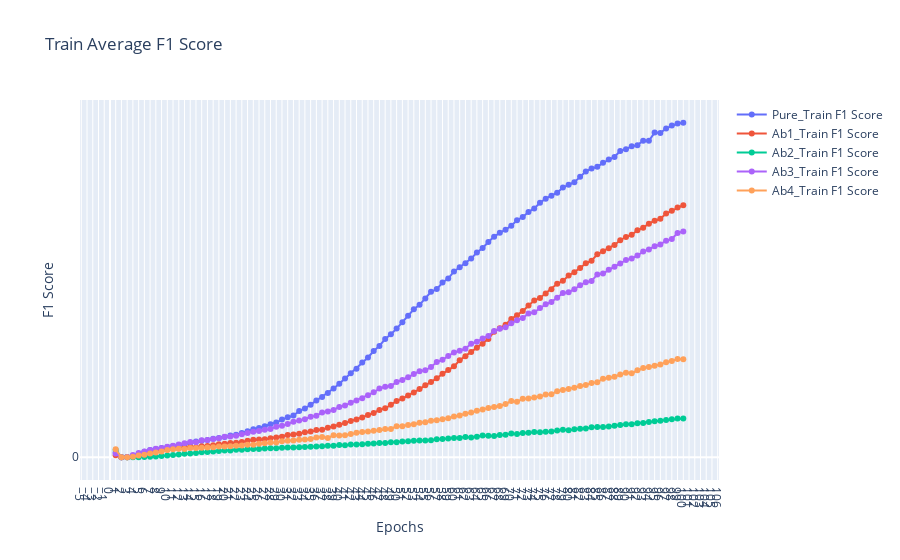

Here is the notebook cell this chart was saved with:
### Code cell
fig = go.Figure()
for exps in train_f1score_data.keys():
    # plt.plot(epochs, loss_data[exps][0], label=exps + 'Train Loss', marker='o')
    # plt.plot(epochs, loss_data[exps][1], label=exps + 'Validation Loss', marker='o')
    # fig.add_trace(go.Scatter(x=epochs, y=auroc_data[exps][0], mode='lines+markers', name=exps + '_Train Loss'))
    fig.add_trace(go.Scatter(x=epochs, y=train_f1score_data[exps], mode='lines+markers', name=exps + '_Train F1 Score'))
# fig.add_trace(go.Scatter(x=epochs, y=train_loss, mode='lines+markers', name='Train Loss'))
# fig.add_trace(go.Scatter(x=epochs, y=val_loss, mode='lines+markers', name='Validation Loss'))

fig.update_layout(
    title='Train Average F1 Score',
    xaxis_title='Epochs',
    yaxis_title='F1 Score',
    xaxis=dict(tickmode='linear'),
    yaxis=dict(tickmode='linear'),
    # legend=dict(x=0, y=1),
    # grid=dict(),
)

fig.show()
